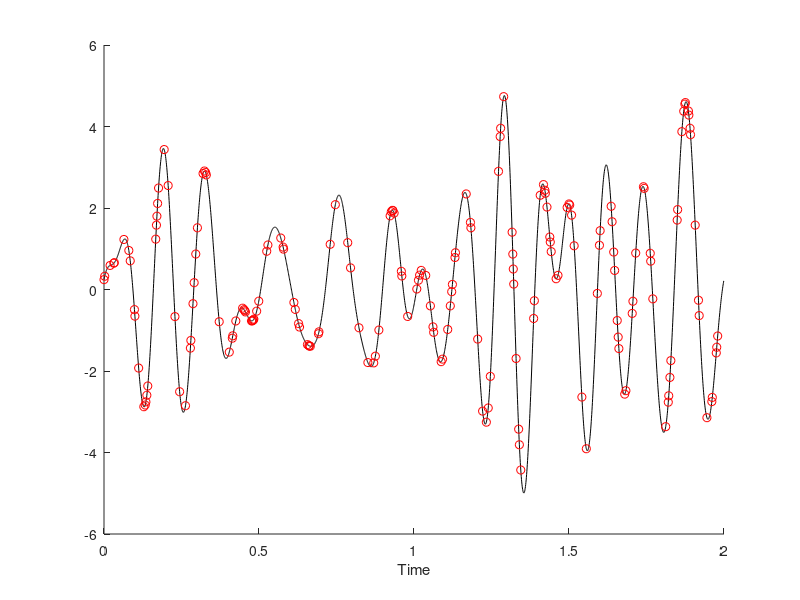

This chart was generated by the following MATLAB code: (Note: this script raises an error after producing the figure.)
clear, clf
%% Irregular sampled data

srate = 1324;
peakfreq = 7;
fwhm = 5;
npnts = srate*2;
timevec = (0:npnts-1)/srate;

%freq
hz = linspace(0,srate,npnts);
s = fwhm*(2*pi-1)/(4*pi); %normalized width
x = hz - peakfreq; %shifted freq
fg = exp(-.5*(x/s).^2); %gaussian

%Fourier coeff of random spectrum
fc = rand(1,npnts) .* exp(1i*2*pi*rand(1,npnts));

%taper with gaussian
fc = fc .* fg;

% go back to time domain to get signal
signal = 2*real(ifft(fc))*npnts;


figure(1),clf,hold on
plot(timevec,signal,'k')
xlabel('Time')

%% now randomly sample from this "continuous" time series

%initialize
sampSig = [];

%random sampling intervals
sampintervals = cumsum([1; ceil(exp(4*rand(npnts,1)))]);
sampintervals(sampintervals>npnts) = []; %remove points beyond the data


%loop through sampling points and "measure" data
for i=1:length(sampintervals)
    %real world measurement
    nextdat = [signal(sampintervals(i)); timevec(sampintervals(i))];

    %put in data matrix
    sampSig = cat(2,sampSig,nextdat);
end

plot(sampSig(2,:),sampSig(1,:),'ro')

%% upsample to original sampling rate

F = griddedInterpolant(sampSig(2,:),sampSig(1,:),'spline');
newsignal = F(timevec);

plot(timevec,newsignal,'ms')
legend({'Analog';'Measured';'Upsampled'})
